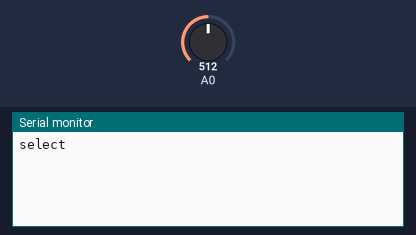
This sketch was run on a simulated Arduino Uno, built with avr-gcc and run on an emulated ATmega328P. Parts: the last lines printed to the serial monitor. The inputs (shaded band) are chosen by the test bench; at power-on: A0 = 512.

Above: at 1.2 s.
1.3 s: A0 set to 480
At 1.9 s:
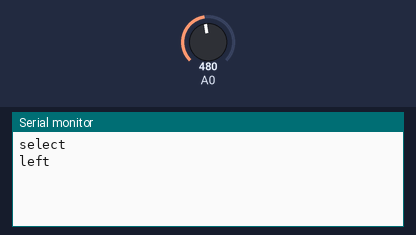
2.8 s: A0 set to 310
At 4.0 s:
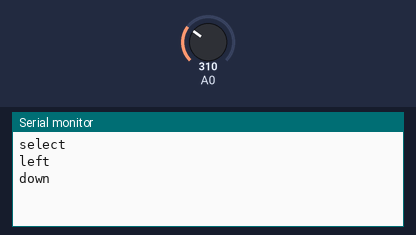
4.3 s: A0 set to 130
At 5.4 s:
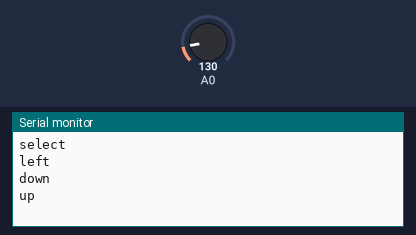
5.8 s: A0 set to 0
At 6.5 s:
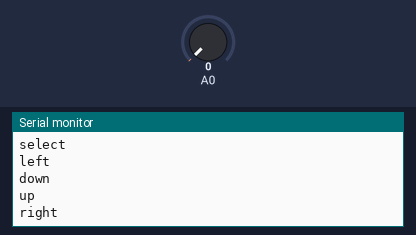

Measured:
- after the input at 1.3 s, the serial monitor: prints a new line at once (image 1)
- after the input at 2.8 s, the serial monitor: prints a new line at once (image 2)
- after the input at 4.3 s, the serial monitor: prints a new line at once (image 3)
- after the input at 5.8 s, the serial monitor: prints a new line at once (image 4)

The sketch:

bounce.ino
```cpp
const int8_t NONE_BUTTON = -1;
const int8_t RIGHT_BUTTON = 0;
const int8_t LEFT_BUTTON = 1;
const int8_t UP_BUTTON = 2;
const int8_t DOWN_BUTTON = 3;
const int8_t SELECT_BUTTON = 4;


const uint8_t NONE_B = 0;
const uint8_t CHANGED_B = 1;

int8_t buttons_key(uint16_t value) {
  if (value < 10)   return RIGHT_BUTTON;
  if (value < 140)   return UP_BUTTON;
  if (value < 320)   return DOWN_BUTTON;
  if (value < 490)   return LEFT_BUTTON;
  if (value < 730)   return SELECT_BUTTON;
  return NONE_BUTTON;
}

const char* key_text(int8_t value) {
  if (value == RIGHT_BUTTON)   return "right";
  if (value == LEFT_BUTTON)   return "left";
  if (value == UP_BUTTON)   return "up";
  if (value == DOWN_BUTTON)   return "down";
  if (value == SELECT_BUTTON)   return "select";
  return "";
}

typedef struct Analog_Button {
  int8_t last_button;
  int8_t button_state;
  unsigned long lastDebounceTime;
} Analog_Button;


Analog_Button a_button;


int8_t update_button( struct Analog_Button *b, int8_t value, unsigned long ts)
{
  if (b->last_button != value) {
    b->lastDebounceTime = ts;
  }
  b->last_button = value;


  if ((ts - b->lastDebounceTime) < 10) {
    return;
  }

  if (value != b->button_state) {
    b->button_state = value;
    Serial.println(key_text(value));
  }

}

int8_t is_update_button( struct Analog_Button *b, int8_t value, unsigned long ts)
{
  if (b->last_button != value) {
    b->lastDebounceTime = ts;
  }

  b->last_button = value;

  if ((ts - b->lastDebounceTime) < 10) {
    return NONE_B;
  }

  if (b->button_state != value) {
    b->button_state = value;
    return CHANGED_B;
  }

  return NONE_B;
}


void setup() {
  Serial.begin(115200);
}


void loop() {
  int8_t value = buttons_key(analogRead(A0));
  if(is_update_button(&a_button, value, millis())==CHANGED_B){
    Serial.println(key_text(value));
   }
}
```
